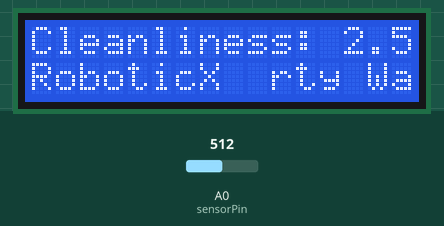
Bench run of a sketch on a simulated Arduino Uno, built with avr-gcc and run on an emulated ATmega328P. On the bench: 16×2 character LCD. The inputs (shaded band) are chosen by the test bench; at power-on: A0 (sensorPin) = 512. What the sketch prints to the serial monitor is not drawn.

Above: at 1.2 s.
1.3 s: A0 (sensorPin) set to 678
At 3.2 s:
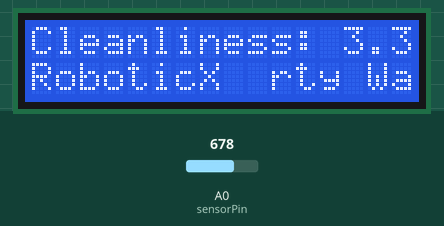
4.4 s: A0 (sensorPin) set to 711
At 5.0 s:
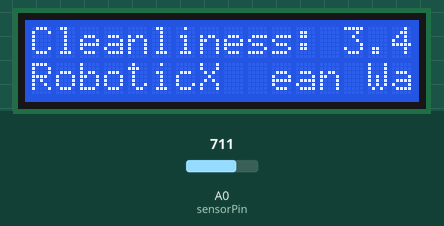
5.9 s: A0 (sensorPin) set to 716
At 6.4 s:
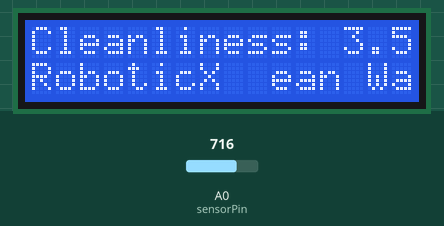
7.6 s: A0 (sensorPin) set to 511
At 8.9 s:
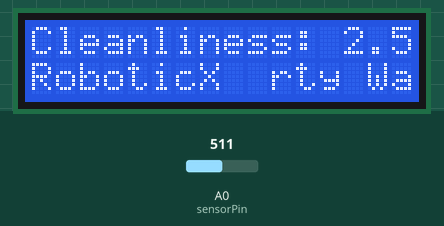
Timing chart, 0 to 10.2 s (numbered marks = the images above; inputs shaded):
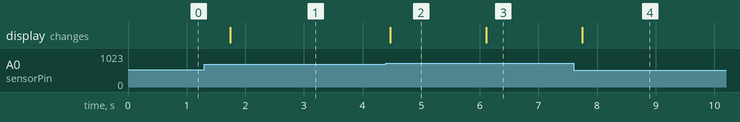

Measured:
- the behaviour switches between 696 and 697 on A0 (sensorPin) (found by bisection; images 1 and 2)
- after the input at 1.3 s, the display: changes after 0.45 s (image 1)
- after the input at 4.4 s, the display: changes after 0.07 s (image 2)
- after the input at 5.9 s, the display: changes after 0.21 s (image 3)
- after the input at 7.6 s, the display: changes after 0.15 s (image 4)

The sketch:

turbidity_lcd.ino
```cpp
/*
Example for Water Turbidity Sensor and LCD Screen with Arduino Uno.
By: RoboticX Team
*/

#include <LiquidCrystal_I2C.h>

const int sensorPin = A0; // Define the analog pin connected to the sensor
const float conversionFactor = 5.0 / 1024.0; // Conversion factor to convert analog value to voltage
const float turbidityThreshold = 3.4; // Threshold for water turbidity

LiquidCrystal_I2C lcd(0x27, 16, 2); // Set the I2C address of the LCD

void setup() {
  // Initialize the LCD
  lcd.init();
  // Turn on the backlight
  lcd.backlight();
  // Initialize serial communication
  Serial.begin(9600); //Baud rate: 9600
}

void loop() {
  // Read sensor value from analog pin A0
  int sensorValue = analogRead(sensorPin);
  float voltage = sensorValue * conversionFactor;

  // Display sensor value and turbidity status on the LCD
  lcd.setCursor(0, 0);
  lcd.print("Cleanliness: ");
  lcd.print(voltage);

  lcd.setCursor(0, 1);
  lcd.print("Result: ");

  if (voltage < turbidityThreshold) {
    lcd.print("Dirty Water");
  } else {
    lcd.print("Clean Water");
  }

  lcd.setCursor(0, 2);
  lcd.println("RoboticX");

  // Print sensor value to the serial monitor
  Serial.println(voltage);

  delay(500); // Delay for 500 milliseconds

}
```
